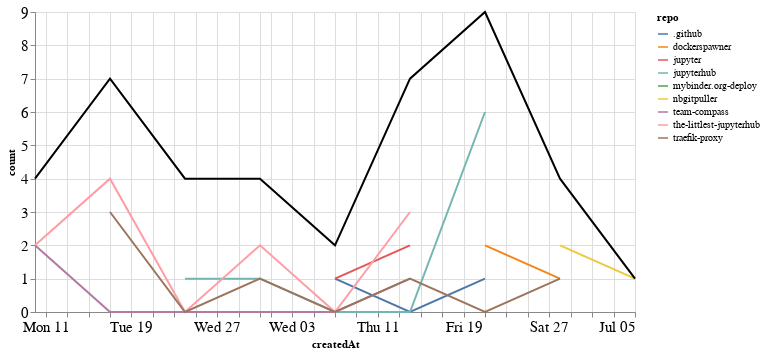

Notebook cell for this chart:
### Markdown cell above
## Comments

### Code cell
comments_time = comments.groupby('repo').resample('W', on='createdAt').count()['author'].reset_index()
comments_time = comments_time.rename(columns={'author': 'count'})
comments_time_total = comments_time.groupby('createdAt').agg({"count": "sum"}).reset_index()
ch1 = alt.Chart(comments_time, width=600).mark_line().encode(
    x='createdAt',
    y='count',
    color='repo',
    tooltip="repo"
)

ch2 = alt.Chart(comments_time_total, width=600).mark_line(color="black").encode(
    x='createdAt',
    y='count',
)

ch1 + ch2

### Figure 1 — Vega-Lite specification as saved in the notebook (floating-point values rounded to 4 significant figures)
{"config": {"axisLeft": {"labelFontSize": 15}, "axisBottom": {"labelFontSize": 15}}, "layer": [{"data": {"name": "data-2265fe448d726c8a8ff5ee283986a884"}, "mark": "line", "encoding": {"color": {"type": "nominal", "field": "repo"}, "tooltip": {"type": "nominal", "field": "repo"}, "x": {"type": "temporal", "field": "createdAt"}, "y": {"type": "quantitative", "field": "count"}}, "width": 600}, {"data": {"name": "data-9869710c24b21da6809cf3cf7cbac54d"}, "mark": {"type": "line", "color": "black"}, "encoding": {"x": {"type": "temporal", "field": "createdAt"}, "y": {"type": "quantitative", "field": "count"}}, "width": 600}], "$schema": "https://vega.github.io/schema/vega-lite/v4.8.1.json", "datasets": {"data-2265fe448d726c8a8ff5ee283986a884": [{"repo": ".github", "createdAt": "2020-06-07T00:00:00", "count": 1}, {"repo": ".github", "createdAt": "2020-06-14T00:00:00", "count": 0}, {"repo": ".github", "createdAt": "2020-06-21T00:00:00", "count": 1}, {"repo": "dockerspawner", "createdAt": "2020-06-21T00:00:00", "count": 2}, {"repo": "dockerspawner", "createdAt": "2020-06-28T00:00:00", "count": 1}, {"repo": "jupyter", "createdAt": "2020-06-07T00:00:00", "count": 1}, {"repo": "jupyter", "createdAt": "2020-06-14T00:00:00", "count": 2}, {"repo": "jupyterhub", "createdAt": "2020-05-24T00:00:00", "count": 1}, {"repo": "jupyterhub", "createdAt": "2020-05-31T00:00:00", "count": 1}, {"repo": "jupyterhub", "createdAt": "2020-06-07T00:00:00", "count": 0}, {"repo": "jupyterhub", "createdAt": "2020-06-14T00:00:00", "count": 0}, {"repo": "jupyterhub", "createdAt": "2020-06-21T00:00:00", "count": 6}, {"repo": "mybinder.org-deploy", "createdAt": "2020-05-24T00:00:00", "count": 3}, {"repo": "nbgitpuller", "createdAt": "2020-06-28T00:00:00", "count": 2}, {"repo": "nbgitpuller", "createdAt": "2020-07-05T00:00:00", "count": 1}, {"repo": "team-compass", "createdAt": "2020-05-10T00:00:00", "count": 2}, {"repo": "team-compass", "createdAt": "2020-05-17T00:00:00", "count": 0}, {"repo": "team-compass", "createdAt": "2020-05-24T00:00:00", "count": 0}, {"repo": "team-compass", "createdAt": "2020-05-31T00:00:00", "count": 0}, {"repo": "team-compass", "createdAt": "2020-06-07T00:00:00", "count": 0}, {"repo": "team-compass", "createdAt": "2020-06-14T00:00:00", "count": 1}, {"repo": "the-littlest-jupyterhub", "createdAt": "2020-05-10T00:00:00", "count": 2}, {"repo": "the-littlest-jupyterhub", "createdAt": "2020-05-17T00:00:00", "count": 4}, {"repo": "the-littlest-jupyterhub", "createdAt": "2020-05-24T00:00:00", "count": 0}, {"repo": "the-littlest-jupyterhub", "createdAt": "2020-05-31T00:00:00", "count": 2}, {"repo": "the-littlest-jupyterhub", "createdAt": "2020-06-07T00:00:00", "count": 0}, {"repo": "the-littlest-jupyterhub", "createdAt": "2020-06-14T00:00:00", "count": 3}, {"repo": "traefik-proxy", "createdAt": "2020-05-17T00:00:00", "count": 3}, {"repo": "traefik-proxy", "createdAt": "2020-05-24T00:00:00", "count": 0}, {"repo": "traefik-proxy", "createdAt": "2020-05-31T00:00:00", "count": 1}, {"repo": "traefik-proxy", "createdAt": "2020-06-07T00:00:00", "count": 0}, {"repo": "traefik-proxy", "createdAt": "2020-06-14T00:00:00", "count": 1}, {"repo": "traefik-proxy", "createdAt": "2020-06-21T00:00:00", "count": 0}, {"repo": "traefik-proxy", "createdAt": "2020-06-28T00:00:00", "count": 1}], "data-9869710c24b21da6809cf3cf7cbac54d": [{"createdAt": "2020-05-10T00:00:00", "count": 4}, {"createdAt": "2020-05-17T00:00:00", "count": 7}, {"createdAt": "2020-05-24T00:00:00", "count": 4}, {"createdAt": "2020-05-31T00:00:00", "count": 4}, {"createdAt": "2020-06-07T00:00:00", "count": 2}, {"createdAt": "2020-06-14T00:00:00", "count": 7}, {"createdAt": "2020-06-21T00:00:00", "count": 9}, {"createdAt": "2020-06-28T00:00:00", "count": 4}, {"createdAt": "2020-07-05T00:00:00", "count": 1}]}}
